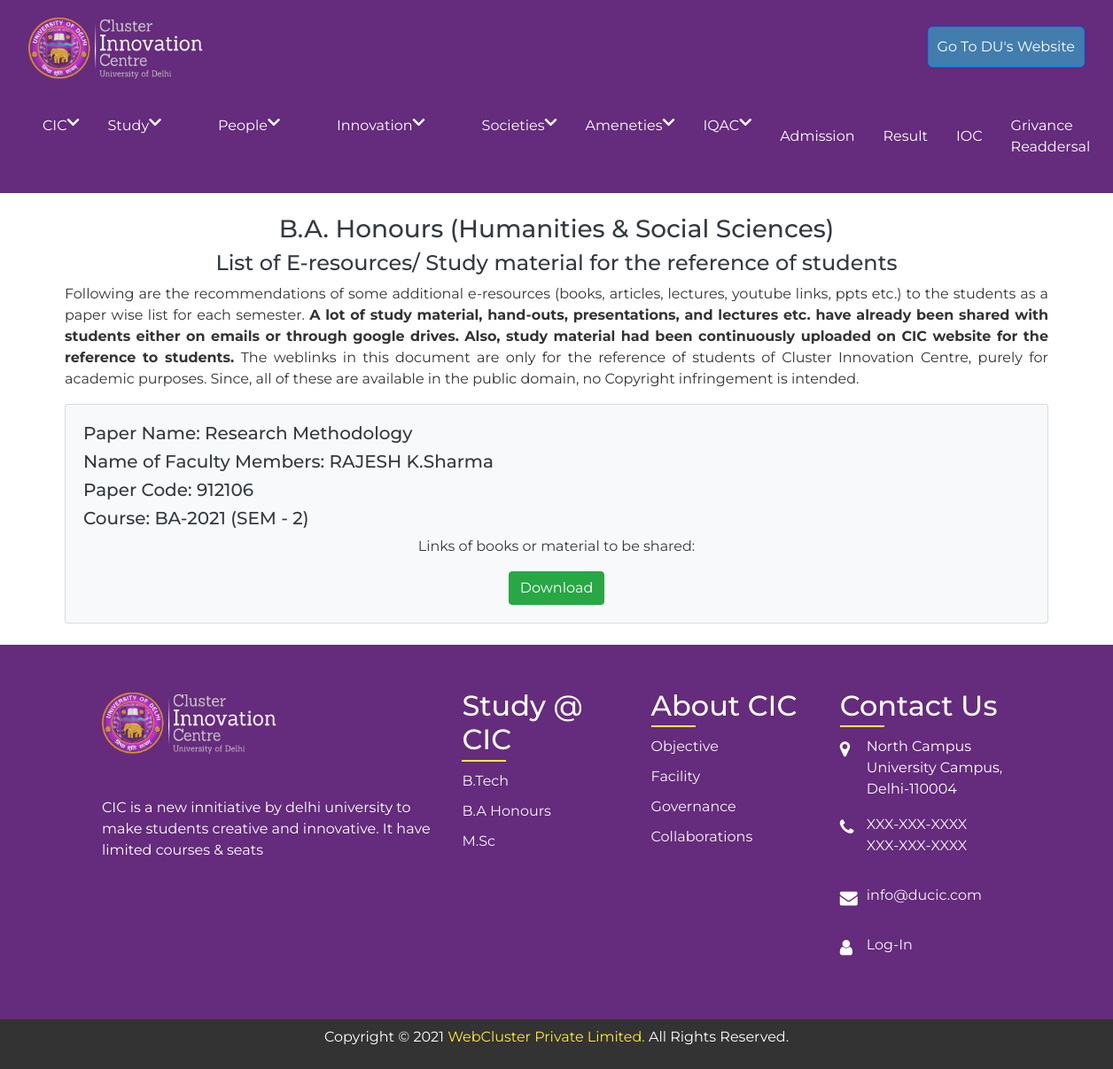
Screenshot of /BAhonsrevised.php with the database file from the repository.
### tables this page shows
CREATE TABLE `barevised` (
  `id` int(11) NOT NULL,
  `papername` varchar(255) NOT NULL,
  `teacher` varchar(255) NOT NULL,
  `code` varchar(255) NOT NULL,
  `course` varchar(255) NOT NULL,
  `pdf` text NOT NULL
);

### BAhonsrevised.php (the view, shortened to what this page needs)
<?php
include('header.php');
?>
<section>
	<div class="container-fluid">
		<div class="container">
			<h3 class="text-center text-dark">B.A. Honours (Humanities & Social Sciences)</h3>
			<h4 class="text-center text-dark">List of E-resources/ Study material for the reference of students</h4>
			<p class="text-justify">
				Following are the recommendations of some additional e-resources (books, articles,
                lectures, youtube links, ppts etc.) to the students as a paper wise list for each semester. <strong>A lot of study material, hand-outs, presentations, and lectures etc. have already been shared with students either on emails or through google drives. Also, study material had been continuously uploaded on CIC website for the reference to students.</strong> The weblinks in this document are only for the reference of students of Cluster Innovation Centre, purely for academic purposes. Since, all of these are available in the public domain, no Copyright infringement is intended.
			</p>
		</div>
	</div>
</section>
<section>
	<div class="container-fluid">
		<div class="container">
			<div class="card bg-light">
                  <?php
                    include('dbcon.php');
                    $query =  "SELECT * FROM barevised";
                    $result=mysqli_query($con,$query);
                    while($data=mysqli_fetch_array($result))
                    {
                  ?>
				<div class="card-body">
			        <h5 class="text-dark">Paper Name: <?php echo $data['papername']?></h5>
			        <h5 class="text-dark">Name of Faculty Members: <?php echo $data['teacher']?> </h5>
			        <h5 class="text-dark">Paper Code: <?php echo $data['code']?> </h5>
			        <h5 class="text-dark">Course: <?php echo $data['course']?> </h5>
			        <p class="text-dark text-center">Links of books or material to be shared:</p>
			        <center><a href="admin/<?php echo $data['pdf']?>" target="_pratik" class="btn btn-success">Download</a></center>
				</div>
              <?php
                 }
              ?>
			</div>
		</div>
	</div>
</section>
<?php
include('footer.php');
?>

### headerstyle.css (style rules this page uses)
* { margin: 0; padding: 0; box-sizing: border-box; }
body { font-family: Montserrat, sans-serif; color: #333; min-height: 100vh; }

### rows the page displays
barevised: papername "Research Methodology", teacher "RAJESH K.Sharma", code "912106", course "BA-2021 (SEM - 2)"
